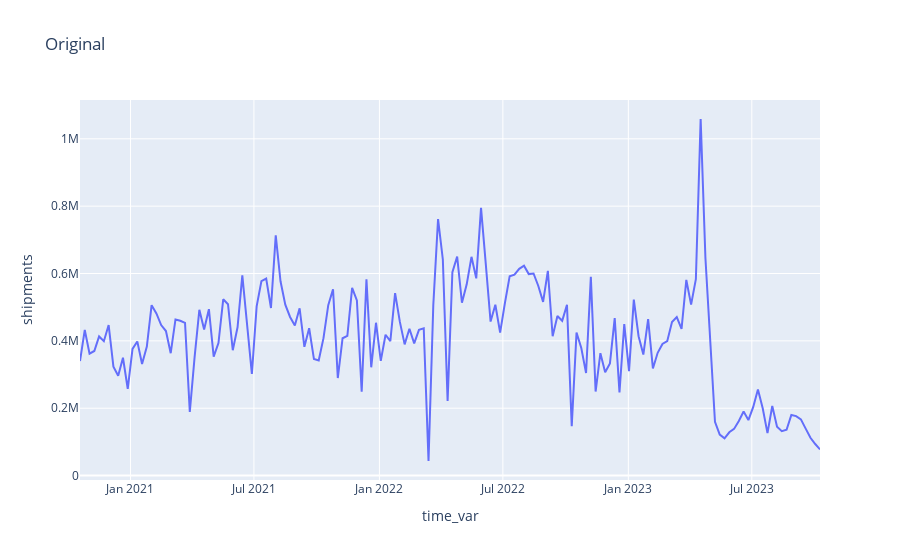
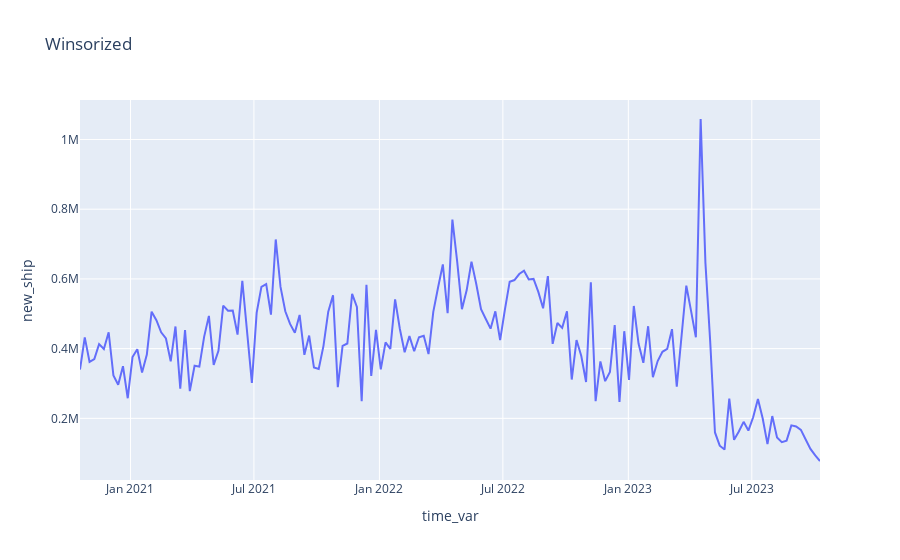

The code cell stored with these charts, in order, in its notebook:
### Code cell
import plotly.express as px
pp = df[df['prod_code'] == '1424_01']
fig = px.line(pp, x="time_var", y="shipments", title='Original')
fig1 = px.line(pp, x="time_var", y="new_ship", title='Winsorized')
fig.show()
fig1.show()

### Figure 1 — Plotly figure (JSON) as saved in the notebook; plotly's stock layout.template omitted (floating-point values rounded to 4 significant figures; data arrays with more than 128 entries replaced by an {"elided": "..."} marker saying what was removed)
{"data": [{"hovertemplate": "time_var=%{x}<br>shipments=%{y}<extra></extra>", "legendgroup": "", "line": {"color": "#636efa", "dash": "solid"}, "marker": {"symbol": "circle"}, "mode": "lines", "name": "", "orientation": "v", "showlegend": false, "type": "scatter", "x": {"elided": "156 str values"}, "xaxis": "x", "y": {"elided": "156 int values"}, "yaxis": "y"}], "layout": {"autosize": true, "legend": {"tracegroupgap": 0}, "title": {"text": "Original"}, "xaxis": {"anchor": "y", "autorange": true, "domain": [0, 1], "range": ["2020-10-19", "2023-10-09"], "title": {"text": "time_var"}, "type": "date"}, "yaxis": {"anchor": "x", "autorange": true, "domain": [0, 1], "range": [-13160.0, 1115000.0], "title": {"text": "shipments"}, "type": "linear"}}}

### Figure 2 — Plotly figure (JSON) as saved in the notebook; plotly's stock layout.template omitted (floating-point values rounded to 4 significant figures; data arrays with more than 128 entries replaced by an {"elided": "..."} marker saying what was removed)
{"data": [{"hovertemplate": "time_var=%{x}<br>new_ship=%{y}<extra></extra>", "legendgroup": "", "line": {"color": "#636efa", "dash": "solid"}, "marker": {"symbol": "circle"}, "mode": "lines", "name": "", "orientation": "v", "showlegend": false, "type": "scatter", "x": {"elided": "156 str values"}, "xaxis": "x", "y": {"elided": "156 int values"}, "yaxis": "y"}], "layout": {"autosize": true, "legend": {"tracegroupgap": 0}, "title": {"text": "Winsorized"}, "xaxis": {"anchor": "y", "autorange": true, "domain": [0, 1], "range": ["2020-10-19", "2023-10-09"], "title": {"text": "time_var"}, "type": "date"}, "yaxis": {"anchor": "x", "autorange": true, "domain": [0, 1], "range": [23150.0, 1113000.0], "title": {"text": "new_ship"}, "type": "linear"}}}
